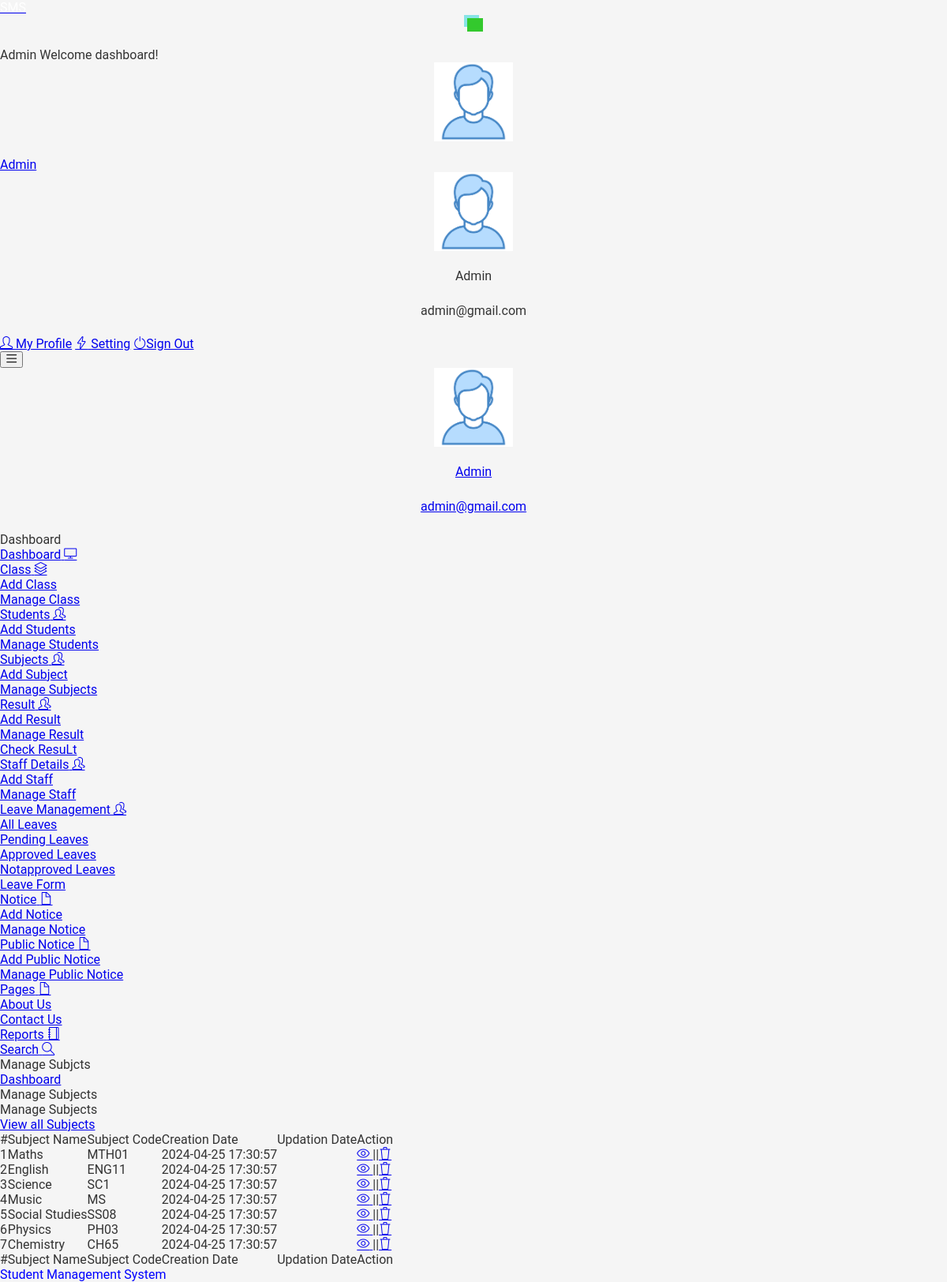
The app's page /studentms/admin/manage-subjects.php (signed in), older data.
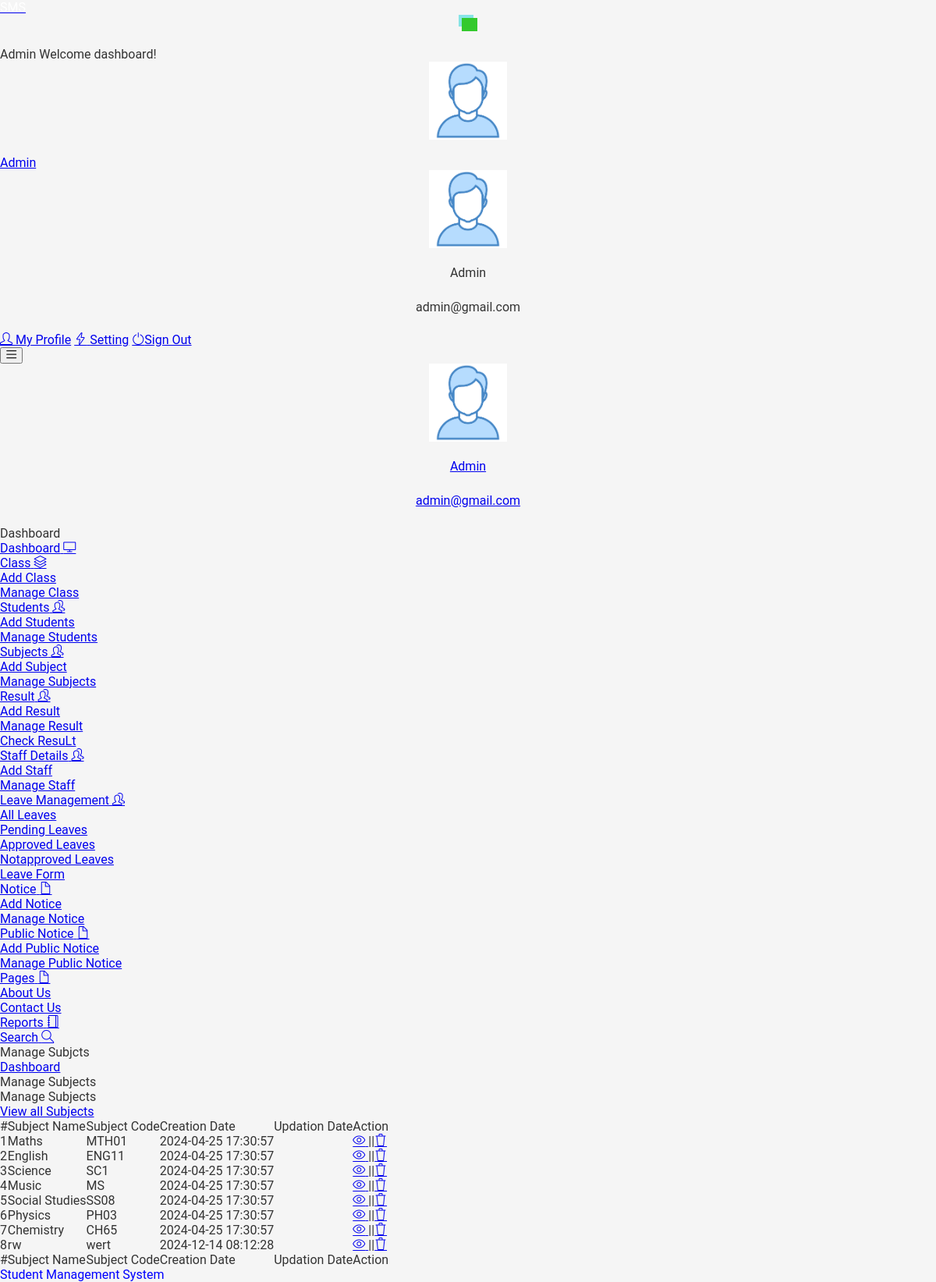
The same page, newer data.
### tables this page shows
CREATE TABLE IF NOT EXISTS `tblsubjects` (
  `id` int NOT NULL AUTO_INCREMENT,
  `SubjectName` varchar(100) NOT NULL,
  `SubjectCode` varchar(100) DEFAULT NULL,
  `Creationdate` timestamp NULL DEFAULT CURRENT_TIMESTAMP,
  `UpdationDate` timestamp NULL DEFAULT NULL,
  PRIMARY KEY (`id`)
);

### studentms/admin/manage-subjects.php (the view, shortened to what the changed rows need)
<?php session_start();
include('includes/dbconnection.php');
if(strlen($_SESSION['sturecmsaid'])==0)
{   header("Location: index.php");
}else{
?>
<!DOCTYPE html>
<html lang="en">
    <head>
        <link rel="stylesheet" href="vendors/simple-line-icons/css/simple-line-icons.css">
    <link rel="stylesheet" href="vendors/flag-icon-css/css/flag-icon.min.css">
    <link rel="stylesheet" href="vendors/css/vendor.bundle.base.css">
    <link rel="stylesheet" href="vendors/select2/select2.min.css">
    <link rel="stylesheet" href="vendors/select2-bootstrap-theme/select2-bootstrap.min.css">
    <link rel="stylesheet" href="css/style.css" />
    </head>
   <body>
    <div class="container-scroller">
     <?php include_once('includes/header.php');?>
      <div class="container-fluid page-body-wrapper">
        <?php include_once('includes/sidebar.php');?>
        <div class="main-panel">
          <div class="content-wrapper">
            <div class="row">
              <div class="col-md-12 grid-margin stretch-card">
                <div class="card">
                  <div class="card-body">
                                        <div class="table-responsive border rounded p-1">
                                        <table class="table">
                                                    <thead>
                                                        <tr>
                                                            <th> #</th>
                                                            <th>Subject Name</th>
                                                            <th>Subject Code</th>
                                                            <th>Creation Date</th>
                                                            <th>Updation Date</th>
                                                            <th>Action</th>
                                                        </tr>
                                                    </thead>
                                                    <tfoot>
                                                        <tr>
                                                          <th>#</th>
                                                             <th>Subject Name</th>
                                                            <th>Subject Code</th>
                                                            <th>Creation Date</th>
                                                            <th>Updation Date</th>
                                                            <th>Action</th>
                                                        </tr>
                                                    </tfoot>
                                                    <tbody>
<?php $sql = "SELECT * from tblsubjects";
$query = $dbh->prepare($sql);
$query->execute();
$results=$query->fetchAll(PDO::FETCH_OBJ);
$cnt=1;
if($query->rowCount() > 0)
{
foreach($results as $result)
{   ?>
<tr>
 <td><?php echo htmlentities($cnt);?></td>
                                                            <td><?php echo htmlentities($result->SubjectName);?></td>
                                                            <td><?php echo htmlentities($result->SubjectCode);?></td>
                                                            <td><?php echo htmlentities($result->Creationdate);?></td>
                                                            <td><?php echo htmlentities($result->UpdationDate);?></td>
<td>
<a href="edit-subject.php?subjectid=<?php echo htmlentities($result->id);?>" > <i class="icon-eye"></i>  </a>
    ||<a href="manage-subjects.php?id=<?php echo $result->id;?>&del=delete" onClick="return confirm('Are you sure you want to delete?')"><i class="icon-trash"></i></a>
</td>
</tr>
<?php $cnt=$cnt+1;}} ?>
                                                    </tbody>
                                                </table>
                                            </div>
                                        </div>
                                    </div>
                                                </div>
                                            </div>
                                        </div>
                                    </div>
                                </div>
                            </div>
    </body>
</html>
<?php } ?>

### studentms/admin/includes/header.php (shortened to what the changed rows need)
 <nav class="navbar default-layout-navbar col-lg-12 col-12 p-0 fixed-top d-flex flex-row">
        </div><?php
         $aid= $_SESSION['sturecmsaid'];
$sql="SELECT * from tbladmin where ID=:aid";
$query = $dbh -> prepare($sql);
$query->bindParam(':aid',$aid,PDO::PARAM_STR);
$query->execute();
$results=$query->fetchAll(PDO::FETCH_OBJ);
$cnt=1;
if($query->rowCount() > 0)
{
foreach($results as $row)
{               ?>
        <div class="navbar-menu-wrapper d-flex align-items-center flex-grow-1">
          <h5 class="mb-0 font-weight-medium d-none d-lg-flex"><?php  echo htmlentities($row->AdminName);?> Welcome dashboard!</h5>
          <ul class="navbar-nav navbar-nav-right ml-auto">
            <li class="nav-item dropdown d-none d-xl-inline-flex user-dropdown">
              <a class="nav-link dropdown-toggle" id="UserDropdown" href="#" data-toggle="dropdown" aria-expanded="false">
                <img class="img-xs rounded-circle ml-2" src="images/faces/face8.jpg" alt="Profile image"> <span class="font-weight-normal"> <?php  echo htmlentities($row->AdminName);?> </span></a>
              <div class="dropdown-menu dropdown-menu-right navbar-dropdown" aria-labelledby="UserDropdown">
                <div class="dropdown-header text-center">
                  <img class="img-md rounded-circle" src="images/faces/face8.jpg" alt="Profile image">
                  <p class="mb-1 mt-3"><?php  echo htmlentities($row->AdminName);?></p>
                  <p class="font-weight-light text-muted mb-0"><?php  echo htmlentities($row->Email);?></p>
                </div><?php $cnt=$cnt+1;}} ?>
              </div>
            </li>
          </ul>
          <button class="navbar-toggler navbar-toggler-right d-lg-none align-self-center" type="button" data-toggle="offcanvas">
            <span class="icon-menu"></span>
          </button>
        </div>
      </nav>

### studentms/admin/includes/sidebar.php (shortened to what the changed rows need)
<nav class="sidebar sidebar-offcanvas" id="sidebar">
          <ul class="nav">
            <li class="nav-item nav-profile">
              <a href="#" class="nav-link">
                <div class="text-wrapper">
                  <?php
         $aid= $_SESSION['sturecmsaid'];
$sql="SELECT * from tbladmin where ID=:aid";
$query = $dbh -> prepare($sql);
$query->bindParam(':aid',$aid,PDO::PARAM_STR);
$query->execute();
$results=$query->fetchAll(PDO::FETCH_OBJ);
$cnt=1;
if($query->rowCount() > 0)
{
foreach($results as $row)
{               ?>
                  <p class="profile-name"><?php  echo htmlentities($row->AdminName);?></p>
                  <p class="designation"><?php  echo htmlentities($row->Email);?></p><?php $cnt=$cnt+1;}} ?>
                </div>
              </a>
            </li>
          </ul>
        </nav>

Row changes from the older to the newer data that the page shows:
added tblsubjects: SubjectName "rw", SubjectCode "wert", Creationdate "2024-12-14 08:12:28"
